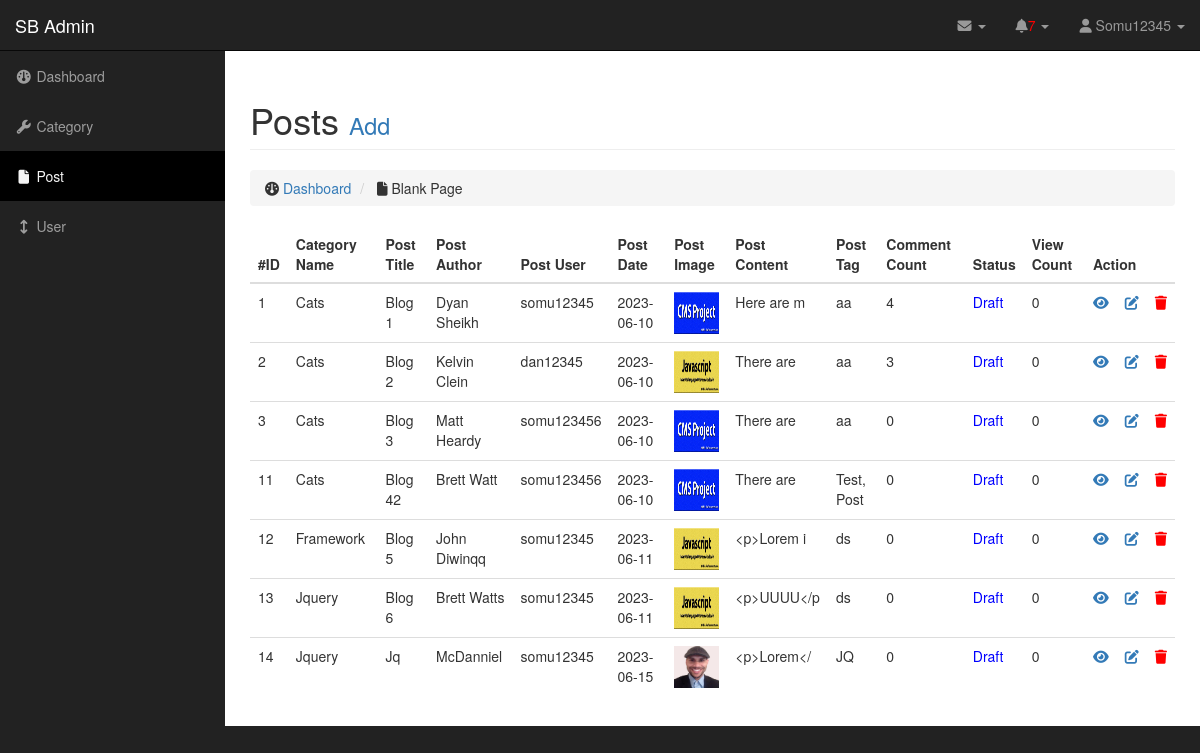
The page /admin/post.php (signed in) on the database its author committed.
### tables this page shows
CREATE TABLE `tbl_posts` (
  `id` int(11) NOT NULL,
  `post_cat_id` int(11) DEFAULT NULL,
  `post_title` varchar(100) DEFAULT NULL,
  `post_author` varchar(100) DEFAULT NULL,
  `post_user` varchar(100) DEFAULT NULL,
  `post_date` varchar(100) DEFAULT NULL,
  `post_image` varchar(100) DEFAULT NULL,
  `post_content` longtext DEFAULT NULL,
  `post_tag` varchar(100) DEFAULT NULL,
  `post_comment_count` varchar(100) DEFAULT '0',
  `post_status` varchar(100) DEFAULT 'draft',
  `post_view_count` varchar(100) DEFAULT '0',
  `created_at` datetime NOT NULL DEFAULT current_timestamp(),
  `updated_at` timestamp NULL DEFAULT current_timestamp() ON UPDATE current_timestamp(),
  `deleted_at` datetime DEFAULT NULL
);

CREATE TABLE `tbl_category` (
  `id` int(11) NOT NULL,
  `cat_name` varchar(100) NOT NULL,
  `updated_at` date DEFAULT current_timestamp(),
  `deleted_at` date DEFAULT NULL
);

CREATE TABLE `tbl_users` (
  `user_id` int(11) NOT NULL,
  `username` varchar(100) NOT NULL,
  `password` varchar(100) NOT NULL,
  `user_firstname` varchar(100) NOT NULL,
  `user_lastname` varchar(100) NOT NULL,
  `user_email` varchar(100) NOT NULL,
  `user_role` varchar(100) NOT NULL DEFAULT 'user',
  `user_image` varchar(100) NOT NULL,
  `status` varchar(255) NOT NULL DEFAULT '1',
  `created_at` datetime NOT NULL DEFAULT current_timestamp() ON UPDATE current_timestamp(),
  `updateed_at` datetime NOT NULL DEFAULT current_timestamp() ON UPDATE current_timestamp(),
  `deleted_at` datetime DEFAULT NULL
);

### database.php (called while the page is built, shortened)
<?php
class database{
    private $hostname = DB_HOSTNAME;
    private $dbName = DB_NAME;
    private $username = DB_USERNAME;
    private $password = DB_USERPWD;
    public function __construct(){
    try{
        if($this->conn = new mysqli($this->hostname,$this->username,$this->password,$this->dbName)){
            return $this->conn;
        }else{
            throw new Exception('Unable to connect');
        }
    }catch(Exception $e){
            echo $e->getMessage();
        }
    }
}
?>

### maincontroller.php (called while the page is built, shortened)
<?php
require_once "../database.php";
class maincontroller extends database{
    public function fetchAllPosts($table_name, $foreign_table_name, $foreign_table_name1, $name){
        $user_role = $this->loggedInUserRole($foreign_table_name1, $name);
        $user_id = $this->loggedinUserId();
        if($user_role != 'admin'){
        $sql = "SELECT $foreign_table_name.cat_name,
                $table_name.id,
                $table_name.post_title,
                $table_name.post_author,
                $table_name.post_user,
                $table_name.post_date,
                $table_name.post_image,
                $table_name.post_content,
                $table_name.post_tag,
                $table_name.post_status,
                $table_name.post_comment_count,
                $table_name.post_view_count,
                $foreign_table_name1.username AS username
                FROM $table_name
                INNER JOIN $foreign_table_name
                ON $table_name.post_cat_id = $foreign_table_name.id
                INNER JOIN $foreign_table_name1
                ON $table_name.post_user = $foreign_table_name1.user_id
                WHERE $table_name.post_user = $user_id AND
                $table_name.deleted_at IS NULL
                ORDER BY $table_name.id";
        }else{
            $sql = "SELECT $foreign_table_name.cat_name,
                $table_name.id,
                $table_name.post_title,
                $table_name.post_author,
                $table_name.post_user,
                $table_name.post_date,
                $table_name.post_image,
                $table_name.post_content,
                $table_name.post_tag,
                $table_name.post_status,
                $table_name.post_comment_count,
                $table_name.post_view_count,
                $foreign_table_name1.username AS username
                FROM $table_name
                INNER JOIN $foreign_table_name
                ON $table_name.post_cat_id = $foreign_table_name.id
                INNER JOIN $foreign_table_name1
                ON $table_name.post_user = $foreign_table_name1.user_id WHERE
                $table_name.deleted_at IS NULL
                ORDER BY $table_name.id
                ";
        }
        $res = $this->conn->query($sql);
        if($res->num_rows > 0){
            return $res;
        }else{
            return false;
        }
    }
    function loggedinUsername(){
        if(isset($_SESSION['name'])){
            return $_SESSION['name'];
        }elseif(isset($_SESSION['uname'])){
            return $_SESSION['uname'];
        }else{
            return false;
        }
    }
    function loggedinUserId(){
        $uname = $this->loggedinUsername();
        $sql = "SELECT `user_id` FROM `tbl_users` WHERE `username` = '$uname'";
        $res = $this->conn->query($sql);
        if(mysqli_num_rows($res) > 0){
            foreach($res as $val){
                $user_id = implode(",",$val);
                return $user_id;
            }
            return false;
        }
    }
    function loggedInUserRole($foreign_table_name1, $name){
        $sql2 = "SELECT `user_role` FROM $foreign_table_name1 WHERE `username` = '$name'";
        $res2 = $this->conn->query($sql2);
        if(mysqli_num_rows($res2) > 0){
            foreach($res2 as $val){
                $user_role = implode(",",$val);
                return $user_role;
            }
        }
        return false;
    }
    function countDataById($tablename, $columnname, $id){
        $sql = "SELECT * FROM $tablename WHERE $columnname = $id";
        $res = $this->conn->query($sql);
        $count = mysqli_num_rows($res);
        if($count > 0){
            return $count;
        }else{
            return false;
        }
    }
}
?>

### admin/post.php (the view, shortened to what this page needs)
<?php
require_once "../maincontroller.php";
$obj = new maincontroller();
$name = $obj->loggedinUsername();
if($name){
    $result = $obj->fetchAllPosts('tbl_posts', 'tbl_category', 'tbl_users', $name);
}
?>
<!DOCTYPE html>
<html lang="en">
<head>
    <link rel="stylesheet" href="https://maxcdn.bootstrapcdn.com/bootstrap/3.3.7/css/bootstrap.min.css" />
    <link rel="stylesheet" href="https://lipis.github.io/bootstrap-sweetalert/dist/sweetalert.css" />
</head>
<body>
    <?php include "include/header.php"; ?>
    <div id="wrapper">
        <div id="page-wrapper">
            <div class="container-fluid">
                <div class="row">
                    <div class="col-lg-12">
                        <h1 class="page-header">
                            Posts
                            <small><a href="addPosts.php">Add</a></small>
                        </h1>
                        <ol class="breadcrumb">
                            <li>
                                <i class="fa fa-dashboard"></i>  <a href="dashboard.php">Dashboard</a>
                            </li>
                            <li class="">
                                <i class="fa fa-file"></i> Blank Page
                            </li>
                        </ol>
                    </div>
                </div>
                <div class="row">
                <div class="col-lg-12">
                    <div class="table-responsive">
                        <table class="table table-hover display">
                            <thead>
                                <tr>
                                    <th>#ID</th>
                                    <th>Category Name</th>
                                    <th>Post Title</th>
                                    <th>Post Author</th>
                                    <th>Post User</th>
                                    <th>Post Date</th>
                                    <th>Post Image</th>
                                    <th>Post Content</th>
                                    <th>Post Tag</th>
                                    <th>Comment Count</th>
                                    <th>Status</th>
                                    <th>View Count</th>
                                    <th colspan="3">Action</th>
                                </tr>
                            </thead>
                            <tbody>
                                <?php
                                foreach ($result as $row){
                                ?>
                                <tr id="row<?php echo $row['id'];?>" data-id="<?php echo $row['id'];?>">
                                    <td><?php echo $row['id'];?></td>
                                    <td><?php echo $row['cat_name'];?></td>
                                    <td><?php echo $row['post_title'];?></td>
                                    <td><?php echo $row['post_author'];?></td>
                                    <td><?php echo $row['username'];?></td>
                                    <td><?php echo $row['post_date'];?></td>
                                    <td>
                                    <img src="./images/posts/<?php echo $row['post_image'];?>" class="img-responsive" style="height:42px;width:71px;" alt="Image">
                                    </td>
                                    <td><?php echo htmlentities(substr($row['post_content'],0,10));?></td>
                                    <td><?php echo $row['post_tag'];?></td>
                                    <td><?php
                                    $commentcount = $obj->countDataById('tbl_comments', 'post_id', $row['id']);
                                    echo $commentcount ? ''.$commentcount.'' : '0';?></td>
                                    <td>
                                    <a href="javascript:void(0);" class="mybtn" data-value="<?php echo ucfirst($row['post_status']);?>" style="color:blue"><?php echo ucfirst($row['post_status']);?></a>
                                    </td>
                                    <td><?php echo $row['post_view_count'];?></td>
                                    <td><a href="../users/userspost.php?edit=<?php echo $row['id'];?>&adm" target="__blank"><i class="fa fa-eye" aria-hidden="true" title="view"></i></a></td>
                                    <td><a href="postEdit.php?edit=<?php echo $row['id'];?>"><i class="fa fa-edit" aria-hidden="true" title="edit"></i></a></td>
                                    <td>
                                    <a href="javascript:void(0)" data-id="<?php echo $row['id'];?>" class="btndelete"><i class="fa fa-trash" aria-hidden="true" title="delete"></i></a></td>
                                </tr>
                                <?php }?>
                            </tbody>
                        </table>
                    </div>
                </div>
            </div>
        </div>
    </div>
</body>
</html>

### admin/css/sb-admin.css (style rules this page uses)
body { margin-top: 100px; background-color: #222; }
@media (min-width:768px) { body { margin-top: 50px; } }
#wrapper { padding-left: 0; }
#page-wrapper { width: 100%; padding: 0; background-color: #fff; }
@media (min-width:768px) { #wrapper { padding-left: 225px; } }
@media (min-width:768px) { #page-wrapper { padding: 10px; } }

### admin/post.php (style rules this page uses)
.btndelete { border: none; background: none; color: red; }

### rows shown on the page
tbl_posts: id "1", post_cat.cat_name "Cats", post_title "Blog 1", post_author "Dyan Sheikh", tbl_users.username "somu12345", post_date "2023-06-10", post_image (picture), post_content "Here are m", post_tag "aa", commentcount "4", post_status "Draft", post_view_count "0"
tbl_posts: id "2", post_cat.cat_name "Cats", post_title "Blog 2", post_author "Kelvin Clein", tbl_users.username "dan12345", post_date "2023-06-10", post_image (picture), post_content "There are", post_tag "aa", commentcount "3", post_status "Draft", post_view_count "0"
tbl_posts: id "3", post_cat.cat_name "Cats", post_title "Blog 3", post_author "Matt Heardy", tbl_users.username "somu123456", post_date "2023-06-10", post_image (picture), post_content "There are", post_tag "aa", post_status "Draft", post_view_count "0"
tbl_posts: id "11", post_cat.cat_name "Cats", post_title "Blog 42", post_author "Brett Watt", tbl_users.username "somu123456", post_date "2023-06-10", post_image (picture), post_content "There are", post_tag "Test, Post", post_status "Draft", post_view_count "0"
tbl_posts: id "12", post_cat.cat_name "Framework", post_title "Blog 5", post_author "John Diwinqq", tbl_users.username "somu12345", post_date "2023-06-11", post_image (picture), post_content "<p>Lorem i", post_tag "ds", post_status "Draft", post_view_count "0"
tbl_posts: id "13", post_cat.cat_name "Jquery", post_title "Blog 6", post_author "Brett Watts", tbl_users.username "somu12345", post_date "2023-06-11", post_image (picture), post_content "<p>UUUU</p", post_tag "ds", post_status "Draft", post_view_count "0"
tbl_posts: id "14", post_cat.cat_name "Jquery", post_title "Jq", post_author "McDanniel", tbl_users.username "somu12345", post_date "2023-06-15", post_image (picture), post_content "<p>Lorem</", post_tag "JQ", post_status "Draft", post_view_count "0"

### other values the page prints
$countPostDraft "7"
$_SESSION['name'] "Somu12345"
